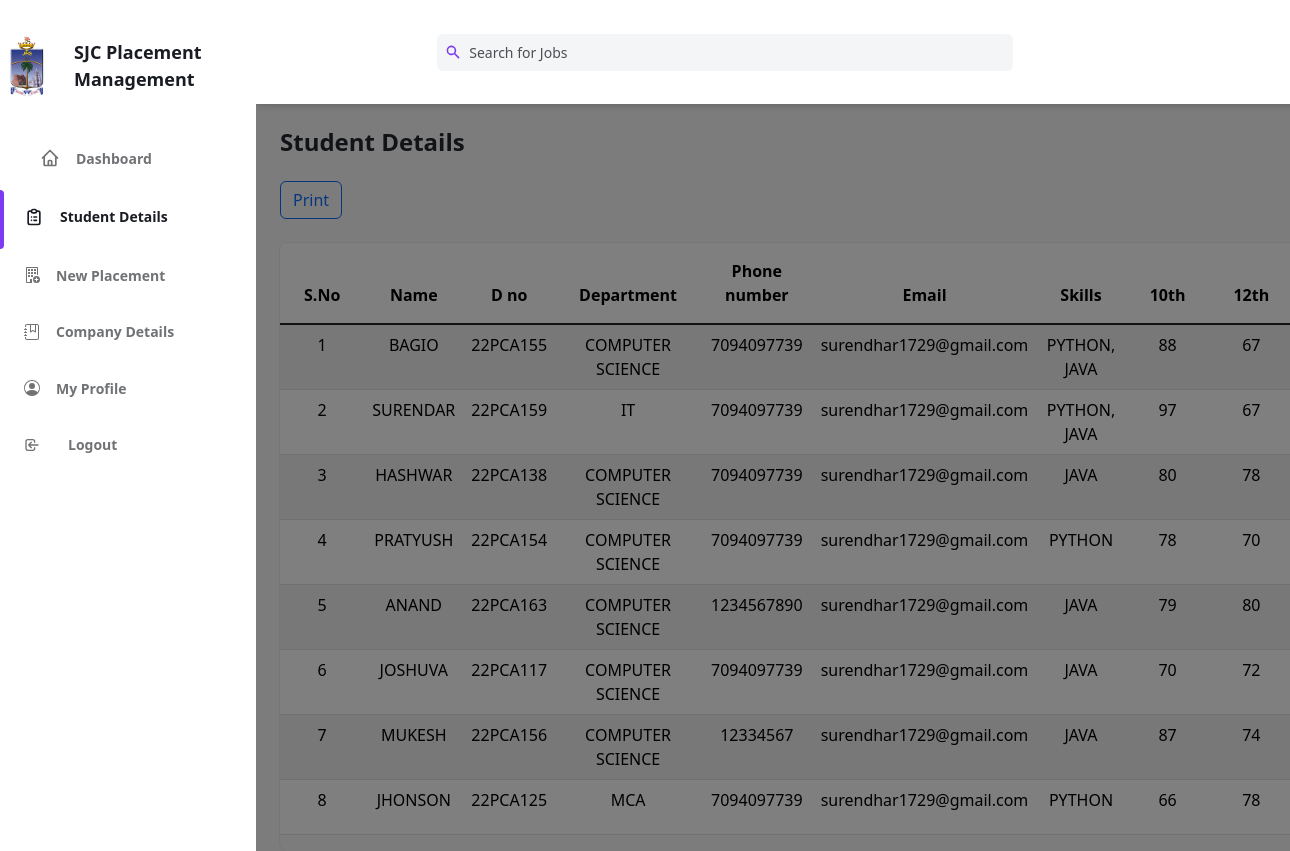
The app's page /admin/studentprofile.php (signed in) with its own data.
### tables this page shows
CREATE TABLE `studentdetail` (
  `id` int(100) NOT NULL,
  `name` varchar(100) NOT NULL,
  `dno` varchar(100) NOT NULL,
  `major` varchar(100) NOT NULL,
  `phone` varchar(100) NOT NULL,
  `email` varchar(100) NOT NULL,
  `degree` varchar(100) NOT NULL,
  `year` varchar(100) NOT NULL,
  `skill` varchar(200) NOT NULL,
  `10th` varchar(100) NOT NULL,
  `12th` varchar(100) NOT NULL,
  `1st` varchar(100) NOT NULL,
  `2nd` varchar(100) NOT NULL,
  `3rd` varchar(100) NOT NULL,
  `4th` varchar(100) NOT NULL,
  `5th` varchar(100) NOT NULL,
  `6th` varchar(100) NOT NULL,
  `resume` varchar(200) NOT NULL,
  `profile_photo` varchar(200) NOT NULL
);

### admin/studentprofile.php (the view, shortened to what this page needs)
<?php
include("./database/db.php");
?>
<!DOCTYPE html>
<html :class="{ 'theme-dark': dark }" x-data="data()" lang="en">
<head>
  <link href="https://cdn.jsdelivr.net/npm/bootstrap@5.3.1/dist/css/bootstrap.min.css" rel="stylesheet">
  <link rel="stylesheet" href="../assets/css/tailwind.output.css" />
  <link rel="stylesheet" href="https://cdnjs.cloudflare.com/ajax/libs/Chart.js/2.9.3/Chart.min.css" />
</head>
<body>
  <div class="flex h-screen bg-gray-50 dark:bg-gray-900" :class="{ 'overflow-hidden': isSideMenuOpen}">
    <aside class="z-20 hidden w-64 overflow-y-auto bg-white dark:bg-gray-800 md:block flex-shrink-0">
      <div class="py-4 text-gray-500 dark:text-gray-400 bg-green-50">
        <div class="py-2 text-gray-500 dark:text-gray-400 flex items-center">
          <a href="https://sjctni.edu/" class="mr-2">
            <img src="img/sjc.png" alt="College Logo" width="75" height="75" class="rounded-full" style="text-align: center;">
          </a>
          <span class="ml-3 text-lg font-bold text-gray-800 dark:text-gray-200">SJC Placement Management</span>
        </div>
        <ul class="mt-6">
          <li class="relative px-10 py-3">
            <a class="inline-flex items-center w-full text-sm font-semibold transition-colors duration-150 hover:text-gray-800 dark:hover:text-gray-200" href="home.php">
              <span class="ml-4">Dashboard</span>
            </a>
          </li>
        </ul>
        <ul>
          <li class="relative px-6 py-3">
            <span class="absolute inset-y-0 left-0 w-1 bg-purple-600 rounded-tr-lg rounded-br-lg" aria-hidden="true"></span>
            <a class="inline-flex items-center w-full text-sm font-semibold text-gray-800 transition-colors duration-150 hover:text-gray-800 dark:hover:text-gray-200 dark:text-gray-100" href="studentprofile.php">
              <span class="ml-4">Student Details</span>
            </a>
          </li>
          <li class="relative px-6 py-3">
            <a class="inline-flex items-center w-full text-sm font-semibold transition-colors duration-150 hover:text-gray-800 dark:hover:text-gray-200" href="newplacement.php">
              <span class="ml-4">New Placement</span>
            </a>
          </li>
          <li class="relative px-6 py-3">
            <a class="inline-flex items-center w-full text-sm font-semibold transition-colors duration-150 hover:text-gray-800 dark:hover:text-gray-200" href="companydetails.php">
              <span class="ml-4">Company Details</span>
            </a>
          </li>
          <li class="relative px-6 py-3">
            <a class="inline-flex items-center w-full text-sm font-semibold transition-colors duration-150 hover:text-gray-800 dark:hover:text-gray-200" href="profile.php">
              <span class="ml-4">My Profile</span>
            </a>
          </li>
          <li class="relative px-6 py-3">
            <a class="inline-flex items-center w-full text-sm font-semibold transition-colors duration-150 hover:text-gray-800 dark:hover:text-gray-200" href="?log=yes" onclick="return confirm('Do you want to logout?')">
              <svg class="w-4 h-4 mr-3" aria-hidden="true" fill="none" stroke-linecap="round" stroke-linejoin="round" stroke-width="2" viewBox="0 0 24 24" stroke="currentColor">
                <path d="M11 16l-4-4m0 0l4-4m-4 4h14m-5 4v1a3 3 0 01-3 3H6a3 3 0 01-3-3V7a3 3 0 013-3h7a3 3 0 013 3v1">
                </path>
              </svg>
              <span class="ml-4">Logout</span>
            </a>
          </li>
        </ul>
    </aside>
    <div x-show="isSideMenuOpen" x-transition:enter="transition ease-in-out duration-150" x-transition:enter-start="opacity-0" x-transition:enter-end="opacity-100" x-transition:leave="transition ease-in-out duration-150" x-transition:leave-start="opacity-100" x-transition:leave-end="opacity-0" class="fixed inset-0 z-10 flex items-end bg-black bg-opacity-50 sm:items-center sm:justify-center"></div>
    <div class="flex flex-col flex-1 w-full">
      <header class="z-10 py-4 bg-white shadow-md dark:bg-gray-800">
        <div class="container flex items-center justify-between h-full px-6 mx-auto text-purple-600 dark:text-purple-300">
          <div class="flex justify-center flex-1 lg:mr-32">
            <div class="relative w-full max-w-xl mr-6 focus-within:text-purple-500">
              <div class="absolute inset-y-0 flex items-center pl-2">
                <svg class="w-4 h-4" aria-hidden="true" fill="currentColor" viewBox="0 0 20 20">
                  <path fill-rule="evenodd" d="M8 4a4 4 0 100 8 4 4 0 000-8zM2 8a6 6 0 1110.89 3.476l4.817 4.817a1 1 0 01-1.414 1.414l-4.816-4.816A6 6 0 012 8z" clip-rule="evenodd"></path>
                </svg>
              </div>
              <input class="w-full pl-8 pr-2 text-sm text-gray-700 placeholder-gray-600 bg-gray-100 border-0 rounded-md dark:placeholder-gray-500 dark:focus:shadow-outline-gray dark:focus:placeholder-gray-600 dark:bg-gray-700 dark:text-gray-200 focus:placeholder-gray-500 focus:bg-white focus:border-purple-300 focus:outline-none focus:shadow-outline-purple form-input" type="text" placeholder="Search for Jobs" aria-label="Search" />
            </div>
          </div>
        </div>
      </header>
      <main class="h-full overflow-y-auto">
        <div class="container px-6 mx-auto grid">
          <h2 class="my-6 text-2xl font-semibold text-gray-700 dark:text-gray-200" style="align-items: center">
            Student Details
          </h2>
          <div>
            <a href="studentpdf.php"><button type="submit" name="submit" class="btn btn-outline-primary">Print</button></a>
            <br><br>
            <div class="w-full overflow-hidden rounded-lg shadow-xs">
              <div class="w-full overflow-x-auto">
                <div class="table-responsive">
                  <table class="table table-striped">
                    <thead class="table-light>
                    <tr
                      class=" text-xs font-semibold tracking-wide text-left text-gray-500 uppercase border-b dark:border-gray-700 bg-gray-50 dark:text-gray-400 dark:bg-gray-800">
                      <th class="px-4 py-3" style="text-align: center;">S.No</th>
                      <th class="px-4 py-3" style="text-align: center;">Name</th>
                      <th class="px-4 py-3" style="text-align: center;">D no</th>
                      <th class="px-4 py-3" style="text-align: center;">Department</th>
                      <th class="px-4 py-3" style="text-align: center;">Phone number</th>
                      <th class="px-4 py-3" style="text-align: center;">Email</th>
                      <th class="px-4 py-3" style="text-align: center;">Skills</th>
                      <th class="px-4 py-3" style="text-align: center;">10th</th>
                      <th class="px-4 py-3" style="text-align: center;">12th</th>
                    </thead>
                    <tbody class="table-group-divider">
                      <?php
                      $course = mysqli_query($con, "SELECT * FROM studentdetail");
                      $i = 1;
                      while ($row = mysqli_fetch_array($course)) {
                      ?>
                        <tr style="margin-bottom: 20%;">
                          <td style="text-align: center;">
                            <?php echo $i; ?>
                          </td>
                          <td style="text-align: center;">
                            <?php echo $row['name']; ?>
                          </td>
                          <td style="text-align: center;">
                            <?php echo $row['dno']; ?>
                          </td>
                          <td style="text-align: center;">
                            <?php echo $row['major']; ?>
                          </td>
                          <td style="text-align: center;">
                            <?php echo $row['phone']; ?>
                          </td>
                          <td style="text-align: center;">
                            <?php echo $row['email']; ?>
                          </td>
                          <td style="text-align: center;">
                            <?php echo $row['skill']; ?>
                          </td>
                          <td style="text-align: center;">
                            <?php echo $row['10th']; ?>
                          </td>
                          <td style="text-align: center;">
                            <?php echo $row['12th']; ?>
                          </td>
                        </tr>
                      <?php
                        $i++;
                      }
                      ?>
                    </tbody>
                  </table>
                </div>
              </div>

### records on screen
studentdetail: name "BAGIO", dno "22PCA155", major "COMPUTER SCIENCE", phone "7094097739", email "surendhar1729@gmail.com", skill "PYTHON, JAVA", 10th "88", 12th "67"
studentdetail: name "SURENDAR", dno "22PCA159", major "IT", phone "7094097739", email "surendhar1729@gmail.com", skill "PYTHON, JAVA", 10th "97", 12th "67"
studentdetail: name "HASHWAR", dno "22PCA138", major "COMPUTER SCIENCE", phone "7094097739", email "surendhar1729@gmail.com", skill "JAVA", 10th "80", 12th "78"
studentdetail: name "PRATYUSH", dno "22PCA154", major "COMPUTER SCIENCE", phone "7094097739", email "surendhar1729@gmail.com", skill "PYTHON", 10th "78", 12th "70"
studentdetail: name "ANAND", dno "22PCA163", major "COMPUTER SCIENCE", phone "1234567890", email "surendhar1729@gmail.com", skill "JAVA", 10th "79", 12th "80"
studentdetail: name "JOSHUVA", dno "22PCA117", major "COMPUTER SCIENCE", phone "7094097739", email "surendhar1729@gmail.com", skill "JAVA", 10th "70", 12th "72"
studentdetail: name "MUKESH", dno "22PCA156", major "COMPUTER SCIENCE", phone "12334567", email "surendhar1729@gmail.com", skill "JAVA", 10th "87", 12th "74"
studentdetail: name "JHONSON", dno "22PCA125", major "MCA", phone "7094097739", email "surendhar1729@gmail.com", skill "PYTHON", 10th "66", 12th "78"
